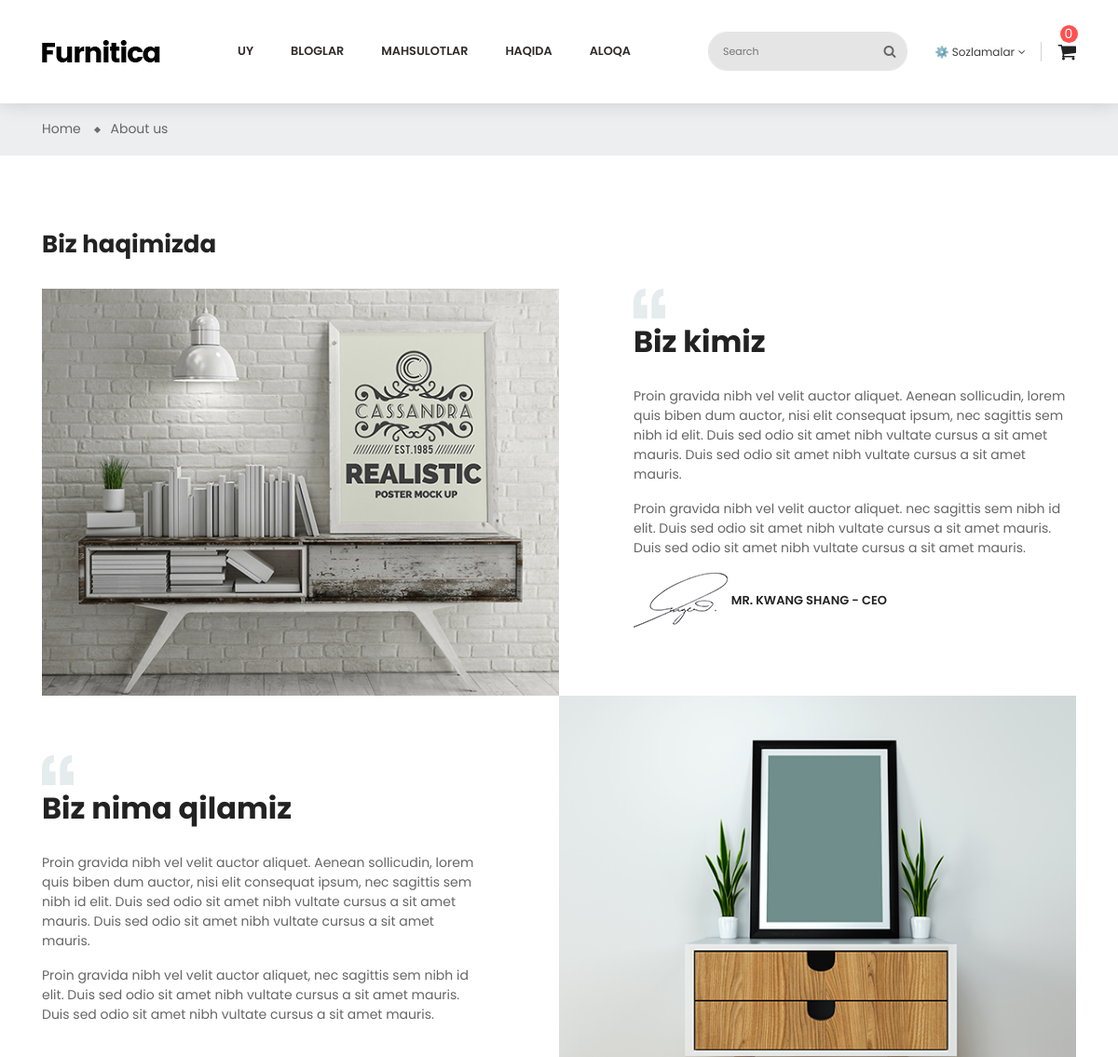
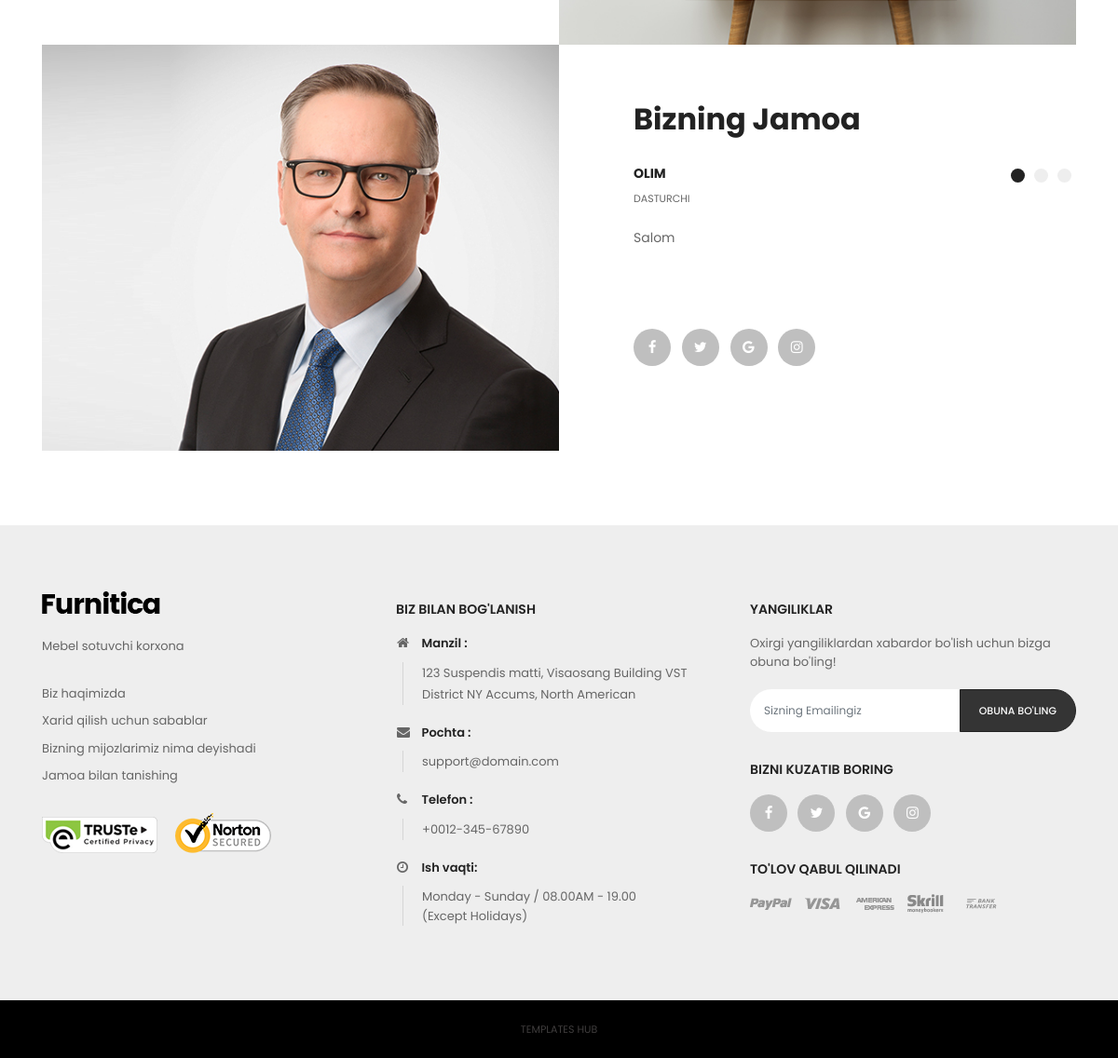
Page /uz/about/ on the committed database (2 pictures, top to bottom).
### pages/models.py (models this page shows, shortened)
class AboutModel(models.Model):
    name = models.CharField(max_length=128)
    job = models.CharField(max_length=255)
    description = models.TextField()
    class Meta:
        verbose_name = 'about'
        verbose_name_plural = 'abouts'

### pages/views.py (the view)
# urls.py: path('about/',views.AboutView.as_view(),name='about'),
class AboutView(TemplateView):
    template_name = 'pages/about.html'
    def get_context_data(self, **kwargs: Any):
        context = super().get_context_data(**kwargs)
        context["posts"] = models.AboutModel.objects.all()
        return context

### orders/templatetags/order_tags.py (called while the page is built)
@register.simple_tag
def get_user_cart(request):
    return get_products_in_cart(request)

@register.simple_tag
def get_product_count(request):
    return len(request.session.get('cart', []))

@register.simple_tag
def get_cart_total(request):
    products = get_products_in_cart(request)
    total = 0
    for product in products:
        total += product.price
    return total

### orders/utils.py (called while the page is built)
def get_products_in_cart(request):
    cart = request.session.get('cart', [])
    products = []
    for pk in cart:
        product = ProductModel.objects.get(pk=pk)
        products.append(product)
    return products

### templates/pages/about.html
{% extends 'layouts/base.html' %}
{% load static %}
{% load i18n %}
{% block body %} id="about-us" class="blog" {% endblock %}
{% block content %}
<div class="main-content">
	<div id="wrapper-site">
		<div id="content-wrapper">
			<nav class="breadcrumb-bg">
				<div class="container no-index">
					<div class="breadcrumb">
						<ol>
							<li>
								<a href="#">
									<span>Home</span>
								</a>
							</li>
							<li>
								<a href="#">
									<span>About us</span>
								</a>
							</li>
						</ol>
					</div>
				</div>
			</nav>
			<div id="main">
				<div class="page-home">
					<div class="container">
						<div class="about-us-content">
							<h1 class="title-page">{% trans 'About Us' %}</h1>
							<div class="row">
								<div class="col-lg-6 col-md-6 col-sm-6 right">
									<a href="#">
										<img class="img-fluid" src="{% static 'img/other/1.jpg' %}" alt="#" />
									</a>
								</div>
								<div class="col-lg-6 col-md-6 col-sm-6 left">
									<div class="cms-block f-right">
										<h3 class="page-subheading">{% trans 'WHO WE ARE' %}</h3>
										<p>Proin gravida nibh vel velit auctor aliquet. Aenean sollicudin, lorem quis biben
											dum auctor, nisi elit consequat ipsum, nec sagittis sem nibh id elit. Duis
											sed odio sit amet nibh vultate cursus a sit amet mauris. Duis sed odio sit
										amet nibh vultate cursus a sit amet mauris.</p>
										<p>Proin gravida nibh vel velit auctor aliquet. nec sagittis sem nibh id elit. Duis
											sed odio sit amet nibh vultate cursus a sit amet mauris. Duis sed odio sit
										amet nibh vultate cursus a sit amet mauris.</p>
										<a>
											<img class="img-fluid" src="{% static 'img/other/4.png' %}" alt="#" />
											<span>Mr. kwang shang - CEO</span>
										</a>
									</div>
								</div>
								<div class="col-lg-6 col-md-6 col-sm-6 right">
									<div class="cms-block f-left">
										<h3 class="page-subheading">{% trans 'WHAT WE DO' %}</h3>
										<p>Proin gravida nibh vel velit auctor aliquet. Aenean sollicudin, lorem quis biben
											dum auctor, nisi elit consequat ipsum, nec sagittis sem nibh id elit. Duis
											sed odio sit amet nibh vultate cursus a sit amet mauris. Duis sed odio sit
										amet nibh vultate cursus a sit amet mauris.</p>
										<p>Proin gravida nibh vel velit auctor aliquet, nec sagittis sem nibh id elit. Duis
											sed odio sit amet nibh vultate cursus a sit amet mauris. Duis sed odio sit
										amet nibh vultate cursus a sit amet mauris.</p>
									</div>
								</div>
								<div class="col-lg-6 col-md-6 col-sm-6 left">
									<a href="#">
										<img class="img-fluid" src="{% static 'img/other/2.jpg' %}" alt="#" />
									</a>
								</div>
								<div class="col-lg-6 col-md-6 col-sm-6 right">
									<a href="#">
										<img class="img-fluid" src="{% static 'img/other/3.jpg' %}" alt="#" />
									</a>
								</div>
								<div class="col-lg-6 col-md-6 col-sm-6 left">
									<div class="cms-block f-right">
										<h3 class="page-subheading no-before">{% trans 'MEET OUR TEAM' %}</h3>
										<div class="testimonials owl-carousel owl-theme owl-loaded owl-drag">
											{% for post in posts %}
												<div class="item">
													<div class="name">{{ post.name }}</div>
													<div class="position">{{ post.job }}</div>
													<p>{{ post.description }}
													</p>
												</div>
											{% endfor %}
										</div>
										<div class="social-content">
											<div class="social">
												<ul class="list-inline mb-0 justify-content-end">
													<li class="list-inline-item mb-0">
														<a href="#" target="_blank">
															<i class="fa fa-facebook"></i>
														</a>
													</li>
													<li class="list-inline-item mb-0">
														<a href="#" target="_blank">
															<i class="fa fa-twitter"></i>
														</a>
													</li>
													<li class="list-inline-item mb-0">
														<a href="#" target="_blank">
															<i class="fa fa-google"></i>
														</a>
													</li>
													<li class="list-inline-item mb-0">
														<a href="#" target="_blank">
															<i class="fa fa-instagram"></i>
														</a>
													</li>
												</ul>
											</div>
										</div>
									</div>
								</div>
							</div>
						</div>
					</div>
				</div>
			</div>
		</div>
	</div>
</div>
{% endblock %}

### rows in the picture
AboutModel: name "OLIM", job "DASTURCHI", description "Salom"
